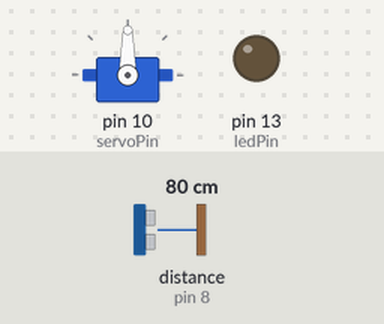
Simulated run of this sketch. Board: Arduino Uno, built with avr-gcc and run on an emulated ATmega328P. Parts: servo, output pins drawn as LEDs (lit = HIGH). Wiring (inferred from the names in the program): ultrasonic range finder: trigger pin 9; echo pin 8. The test bench sets the inputs (shaded band); at power-on: distance to the obstacle (sensor on pin 8) 80 cm. The echo pulse lasts 58.3 µs per cm; pins used as bus, display or sensor lines are not drawn.

Above: at 1.8 s.
1.9 s: distance to the obstacle (sensor on pin 8) set to 2 cm
At 2.8 s:
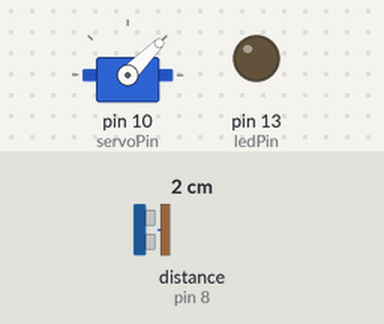
3.5 s: distance to the obstacle (sensor on pin 8) set to 4 cm
At 4.4 s:
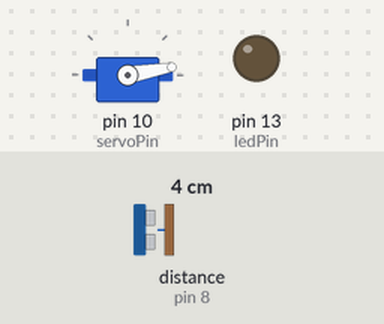
5.5 s: distance to the obstacle (sensor on pin 8) set to 9 cm
At 7.2 s:
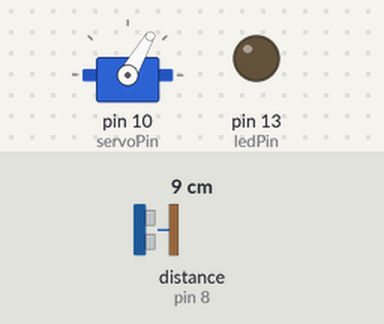
7.5 s: distance to the obstacle (sensor on pin 8) set to 18 cm
At 8.8 s:
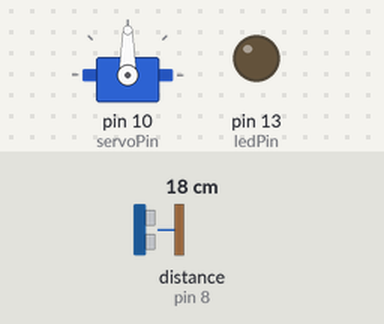
Timing chart, 0 to 10.5 s (numbered marks = the images above; inputs shaded):
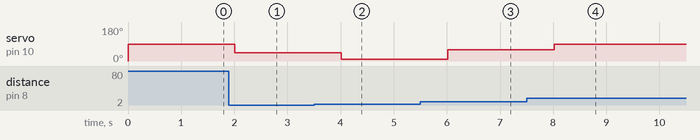

Measured:
- the behaviour switches between 2 and 3 cm on distance to the obstacle (sensor on pin 8) (found by bisection; images 1 and 2)
- after the input at 1.9 s, servo on pin 10 (servoPin): 90° → 45° after 0.11 s
- after the input at 3.5 s, servo on pin 10 (servoPin): 45° → 10° after 0.51 s
- after the input at 5.5 s, servo on pin 10 (servoPin): 10° → 60° after 0.51 s
- after the input at 7.5 s, servo on pin 10 (servoPin): 60° → 90° after 0.52 s

The sketch:

__dezinfektor_Arduino_______________________________________.ino
```cpp
#include <Servo.h>

#define coef 10 //(коэффициент соответствия 10 градусов на 1см)
#define dead_zone 2
#define max_value 10
#define servoPin 10

#define Trig 9
#define Echo 8
#define ledPin 13

Servo myservo;

void setup()
{
  pinMode(Trig, OUTPUT); //инициируем как выход
  pinMode(Echo, INPUT);  //инициируем как вход
  pinMode(ledPin, OUTPUT);
  myservo.attach(servoPin);
  myservo.write(0);
}

unsigned int impulseTime = 0;
unsigned int distance_sm = 0;

void loop()
{
  digitalWrite(Trig, HIGH); /* Подаем импульс на вход
   trig дальномера */
  delayMicroseconds(10);  // равный 10 микросекундам
  digitalWrite(Trig, LOW); // Отключаем
  impulseTime = pulseIn(Echo, HIGH); // Замеряем длину импульса
  distance_sm = impulseTime / 58; // Пересчитываем в сантиметры

  if (distance_sm >= dead_zone && distance_sm <= max_value)
  {
    myservo.write(coef * (distance_sm - dead_zone));
  }
  else if (distance_sm < dead_zone)// если дистанция менее 4 см, серва в положении ноль градусов
  {
    myservo.write(45);
  }
  else
  {
    myservo.write(90);
  }
  delay(1000); /* ждем 0.1 секунды,
   Следующий импульс может быть излучён, только после исчезновения эха от предыдущего. Это время называется периодом цикла (cycle period). Рекомендованный период между импульсами должен быть не менее 50 мс.
*/
}
```
